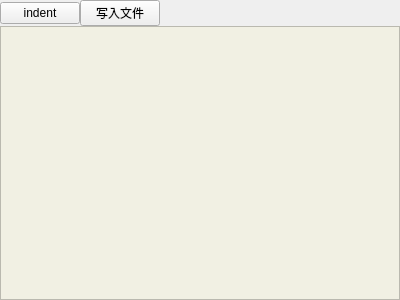
<?xml version="1.0" encoding="UTF-8"?>
<ui version="4.0">
 <class>ImportUi</class>
 <widget class="QWidget" name="ImportUi">
  <property name="geometry">
   <rect>
    <x>0</x>
    <y>0</y>
    <width>400</width>
    <height>300</height>
   </rect>
  </property>
  <property name="windowTitle">
   <string>Form</string>
  </property>
  <layout class="QGridLayout" name="gridLayout">
   <property name="leftMargin">
    <number>0</number>
   </property>
   <property name="topMargin">
    <number>0</number>
   </property>
   <property name="rightMargin">
    <number>0</number>
   </property>
   <property name="bottomMargin">
    <number>0</number>
   </property>
   <property name="spacing">
    <number>0</number>
   </property>
   <item row="0" column="0">
    <widget class="QPushButton" name="indent">
     <property name="text">
      <string>indent</string>
     </property>
    </widget>
   </item>
   <item row="0" column="1">
    <widget class="QPushButton" name="write">
     <property name="text">
      <string>写入文件</string>
     </property>
    </widget>
   </item>
   <item row="0" column="2">
    <spacer name="horizontalSpacer">
     <property name="orientation">
      <enum>Qt::Horizontal</enum>
     </property>
     <property name="sizeHint" stdset="0">
      <size>
       <width>40</width>
       <height>20</height>
      </size>
     </property>
    </spacer>
   </item>
   <item row="1" column="0" colspan="3">
    <widget class="QTextEdit" name="textEdit">
     <property name="styleSheet">
      <string notr="true">font: 11.5pt &quot;Monaco&quot;;
background-color: rgb(241, 240, 227);
selection-background-color: rgb(32, 158, 133);
selection-color: rgb(255, 255, 255);
</string>
     </property>
    </widget>
   </item>
  </layout>
 </widget>
 <resources/>
 <connections/>
</ui>
